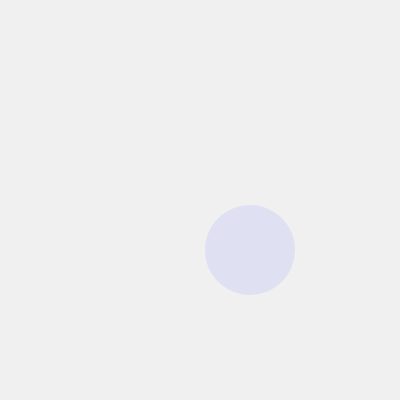
Frame 1 (no input)
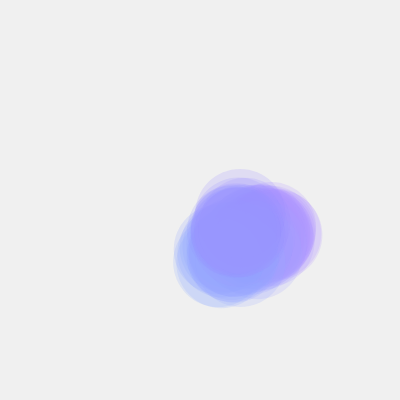
Frame 60 (no input)
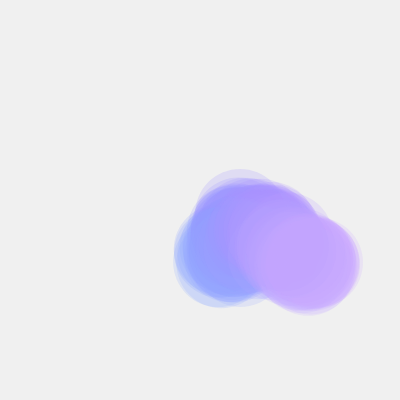
Frame 120 (the mouse pressed at the canvas centre since frame 60)

The p5.js sketch that drew these frames (run headless with seeded random() and noise() and a simulated clock; from frame 60 on, the mouse is pressed at the canvas centre):

// p5.js sketch
// ── sketch.js
let x = 250;
let y = 250;

function setup() {
  createCanvas(400, 400);
  noStroke();
  background(240);
}

function draw() {
  let r = map(x, 0, width, 0, 255);
  let g = map(y, 0, height, 0, 255);
  let b = 255;
  
  fill(r, g, b, 50);
  ellipse(x, y, 90, 90);
  
  x = constrain(x + random(-10, 10), 0 ,width);
  y = constrain(y + random(-10, 10), 0, height);
  
}
